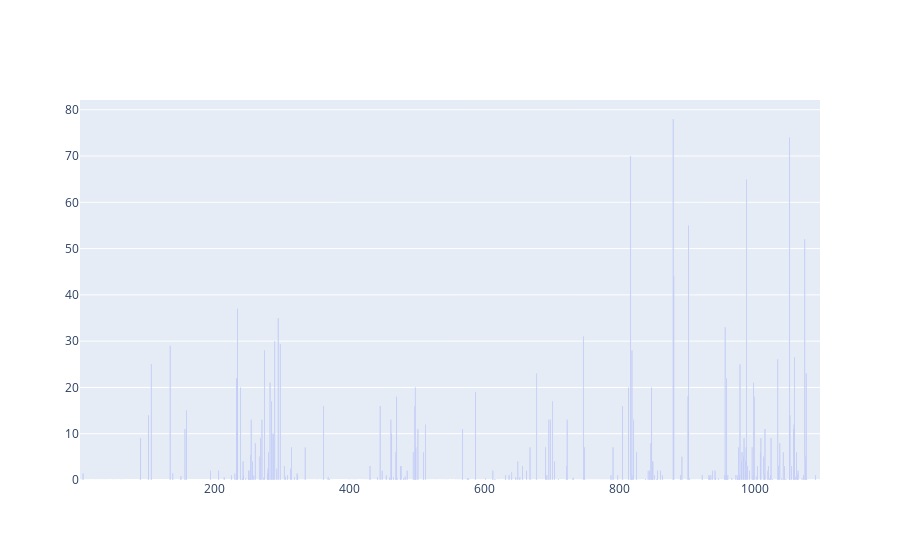

Source (notebook cell):
### Code cell
# Raw precipitation data
fig = go.Figure()

fig.add_trace(
        go.Bar(
            y=precipitation_data['Precmm'].values,
            x=precipitation_data['Day'].values,
            # mode='lines',
            name='Precipitation'
        ))

fig.show()

### Figure 1 — Plotly figure (JSON) as saved in the notebook; plotly's stock layout.template omitted (floating-point values rounded to 4 significant figures; data arrays with more than 128 entries replaced by an {"elided": "..."} marker saying what was removed)
{"data": [{"name": "Precipitation", "type": "bar", "x": {"elided": "744 int values"}, "y": {"elided": "744 float values"}}], "layout": {}}
